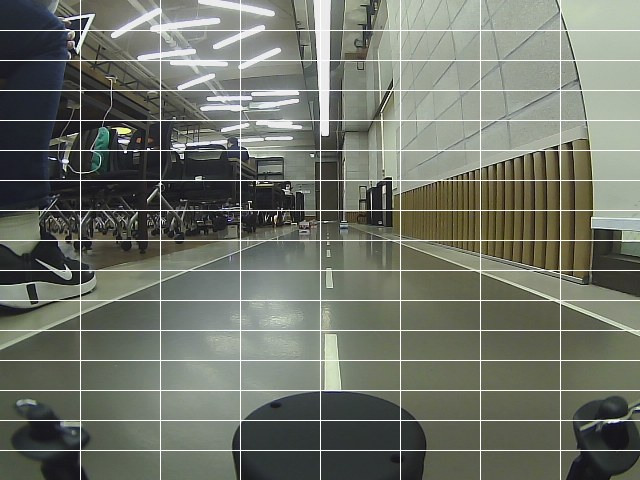
#> input picture src/sliding_window/cam_tune_screenshot_12.03.2021.png, 640 x 480 px
$ python -i sliding_window.py   (imports and definitions only)
#> lines starting #> are read from the running program, lines starting #| are printed output that depends on the picture
### src/sliding_window/src/utils/trackbar.py
#!/usr/bin/env python
# -*- coding: utf-8 -*-

import json, shutil
import cv2 as cv
from collections import OrderedDict
from datetime import datetime
from numpy.random import sample


class Trackbar():
    filename = None
    config = {}

    def __init__(self, filename=None, winname=None, debug=False):
        self.filename = filename
        self.debug = debug

        if not winname:
            self.winname = "{:%Y%m%d_%H%M%S}_{}".format(datetime.now(), sample())
        else:
            self.winname = winname

        if filename:
            print("[Load param]", filename)
            with open(filename) as fp:
                config = json.load(fp)

            self.config = config

        if debug:
            cv.namedWindow(self.winname)
            if "default" in self.config:
                for trackbarname, [min_val, val, max_val] in sorted(config["default"].items()):
                    self._create_default(trackbarname, min_val, val, max_val)
            if "kernel" in self.config:
                for trackbarname, [min_val, val, max_val] in sorted(config["kernel"].items()):
                    self._cerate_kernel(trackbarname, min_val, val, max_val)
            self._create_save("save", 0, 0, 1)


    # [50 lines left out: functions _create_default, _cerate_kernel, _create_save, _callback_default, _callback_kernel, _callback_save, not called in this run]


    def setTrackbarPos(self, trackbarname, value):
        cv.setTrackbarPos(trackbarname, self.winname, value)


    # [26 lines left out: function getValue, not called in this run]


    def show(self, frame):
        if self.debug:
            cv.imshow(self.winname, frame)

### src/sliding_window/src/sliding_window.py
#!/usr/bin/env python
# -*- coding: utf-8 -*-

import os
import cv2 as cv
import numpy as np
from utils.trackbar import Trackbar
from collections import deque


# 파라미터 폴더 경로
src_path = os.path.dirname(os.path.join(__file__))
params_dir = os.path.join(src_path, "params", "image_processing")


# Trackbar 초기화
# [1 line that did not run here, left out]


def rint(point):
    return np.rint(point).astype(np.int32)


def in_range(x, y, frame):
    return 0 <= x < frame.shape[1] and 0 <= y < frame.shape[0]


# [100 lines left out: functions get_nonzero, get_peak_xs, get_peak_ys, get_floodfill, not called in this run]


def sliding_window(frame):
    """
    1. 슬라이딩 윈도우를 진행할 때, 왼쪽/오른쪽 영역을 나눠서 각각 진행한다.
        - 윈도우 너비: tb_sliding_window.getValue("window_width")
        - 윈도우 높이: frame의 높이 / 윈도우의 갯수
    2. 다음 슬라이딩 윈도우를 진행하기 위해서는 윈도우 내에 있는 0이 아닌 픽셀 갯수가
       윈도우 넓이 theta 일 경우에 진행한다.
    """
    # 현재 프레임의 가로, 세로 길이와 중점 x좌표를 구한다.
    frame_height, frame_width = frame.shape[:2]
    frame_half_width = frame_width // 2
    frame_half_height = frame_width // 2

    # 다음 슬라이딩을 판단하는 theta를 구한다.
    scan_theta = tb_sliding_window.getValue("scan_theta") / 100.0

    """
    가장 처음의 윈도우의 중심을 구하기 위해, 왼쪽/오른쪽 영역에서 scan 윈도우의 높이만큼 히스토그램을 확인한다.
    히스토그램에서 여러개의 peak를 사용하기 위해, 가장 큰 값의 50% 이상인 연속되는 x좌표들의 중심을 peak로 삼는다.
    """
    scan_height = tb_sliding_window.getValue("scan_height")
    scan_width = tb_sliding_window.getValue("scan_width")
    scan_half_height = scan_height // 2
    scan_half_width = scan_width // 2

    """
    ------------------------------
    |                            |
    |                            |
    |                            |
    |x|                        |x| x: range_edge_scan 영역
    |x|                        |x|
    |x|----------|  |----------|x| - range_scan 영역
    |x|----------|  |----------|x|

    1. 왼쪽 절반/오른쪽 절반 중점 검사
    2. 중점이 init_scan 영역에 있을 경우 시작점으로 선정
        2.1. 시작점이 없으면 왼족 Edge/오른쪽 Edge의 중점 검사
        2.2. Edge 중점 중 init_edge_scan 영역의 가장 하단 중점을 시작점으로 선정
    """
    step_size = tb_sliding_window.getValue("step_size")
    hist_threshold = tb_sliding_window.getValue("histogram_threshold", "default", 0, 70, 100) / 100.0

    range_scan_l = scan_half_width
    range_scan_r = frame_half_width - scan_half_width
    range_scan_u = frame_height - scan_height
    range_scan_d = frame_height

    range_scan_width = range_scan_r - range_scan_l
    range_scan_height = range_scan_d - range_scan_u
    range_scan_half_width = range_scan_width // 2
    range_scan_half_height = range_scan_height // 2

    range_edge_scan_l = 0
    range_edge_scan_r = scan_width
    range_edge_scan_u = frame_height//4*3
    range_edge_scan_d = frame_height

    range_edge_scan_width = range_edge_scan_r - range_edge_scan_l
    range_edge_scan_height = range_edge_scan_d - range_edge_scan_u
    range_edge_scan_half_width = range_edge_scan_width // 2
    range_edge_scan_half_height = range_edge_scan_height // 2

    """
    왼쪽 영역/오른쪽 영역에서 scan한 점들의 flood fill
    """
    left_peak_xs = get_peak_xs(frame_half_width//2, frame_height-range_scan_half_height,
                               range_scan_width, range_scan_height, hist_threshold, step_size, frame)
    right_peak_xs = get_peak_xs(frame_half_width//2*3, frame_height-range_scan_half_height,
                                range_scan_width, range_scan_height, hist_threshold, step_size, frame)

    left_cache, right_cache = {}, {}
    left_visited, right_visited = [], []
    left_dist, right_dist = 0, 0

    center_y = frame_height - range_scan_half_height

    for center_x in reversed(left_peak_xs):
        left_cache, visited, dist = get_floodfill(left_cache, center_x, center_y,       \
                                                  scan_width, scan_height, scan_theta,  \
                                                  hist_threshold, step_size, frame)
        left_visited.append(visited)
        left_dist = max(left_dist, dist)

    for center_x in right_peak_xs:
        right_cache, visited, dist = get_floodfill(right_cache, center_x, center_y,     \
                                                   scan_width, scan_height, scan_theta, \
                                                   hist_threshold, step_size, frame)
        right_visited.append(visited)
        right_dist = max(right_dist, dist)


    """
    왼쪽 영역/오른쪽 영역에서 검출한 차선의 최대 길이가 10이하인 경우 측면 차선 검출
    """
    if left_dist <= 20:
        left_peak_ys = get_peak_ys(range_edge_scan_half_width, frame_height-range_edge_scan_half_height,
                                   range_edge_scan_width, range_edge_scan_height, hist_threshold, step_size, frame)

        left_visited_side = []
        center_x = range_edge_scan_half_width
        for center_y in reversed(left_peak_ys):
            left_cache, visited, _ = get_floodfill(left_cache, center_x, center_y,  \
                                            scan_width, scan_height, scan_theta,    \
                                            hist_threshold, step_size, frame)
            left_visited_side.append(visited)
        left_visited = left_visited if len(left_visited) > len(left_visited_side) else left_visited_side

    if right_dist <= 20:
        right_peak_ys = get_peak_ys(frame_width-range_edge_scan_half_width, frame_height-range_edge_scan_half_height,
                                   range_edge_scan_width, range_edge_scan_height, hist_threshold, step_size, frame)

        right_visited_side = []
        center_x = frame_width - range_edge_scan_half_width
        for center_y in right_peak_ys:
            right_cache, visited, _ = get_floodfill(right_cache, center_x, center_y,\
                                             scan_width, scan_height, scan_theta,   \
                                             hist_threshold, step_size, frame)
            right_visited_side.append(visited)
        right_visited = right_visited if len(right_visited) > len(right_visited_side) else right_visited_side


    choosen_left = max(left_visited, key=lambda v: len(v)) if len(left_visited) else []
    choosen_right = max(right_visited, key=lambda v: len(v)) if len(right_visited) else []


    """
    Explain Image
    """
    explain_image = cv.cvtColor(frame, cv.COLOR_GRAY2BGR)

    cv.rectangle(explain_image,
                (range_scan_l, frame_height-range_scan_height),
                (range_scan_r, frame_height),
                (0, 255, 0))
    cv.rectangle(explain_image,
                (frame_half_width+range_scan_l, frame_height-range_scan_height),
                (frame_half_width+range_scan_r, frame_height),
                (0, 255, 0))

    cv.rectangle(explain_image,
                (0, range_edge_scan_u),
                (range_edge_scan_width, range_edge_scan_d),
                (0, 255, 0))
    cv.rectangle(explain_image,
                (frame_width-range_edge_scan_width, range_edge_scan_u),
                (frame_width, range_edge_scan_d),
                (0, 255, 0))

    for x, y in choosen_left:
        cv.rectangle(explain_image, (x-scan_half_width, y-scan_half_height), (x+scan_half_width, y+scan_half_height), (255, 0, 0), 1)
        cv.circle(explain_image, (x, y), 2, (0, 0, 255), -1)

    for x, y in choosen_right:
        cv.rectangle(explain_image, (x-scan_half_width, y-scan_half_height), (x+scan_half_width, y+scan_half_height), (255, 255, 0), 1)
        cv.circle(explain_image, (x, y), 2, (0, 255, 255), -1)

    cv.putText(explain_image, str(left_dist), (0, 100), cv.FONT_HERSHEY_SIMPLEX, 1, (0, 0, 255), 2)
    cv.putText(explain_image, str(right_dist), (430, 100), cv.FONT_HERSHEY_SIMPLEX, 1, (0, 0, 255), 2)

    return choosen_left, choosen_right, explain_image


# [41 lines left out: function get_steering_angle_from_linear_function, not called in this run]


# [11 lines not run here, left out]

>>> import cv2
>>> picture = cv2.imread('../cam_tune_screenshot_12.03.2021.png', cv2.IMREAD_GRAYSCALE)
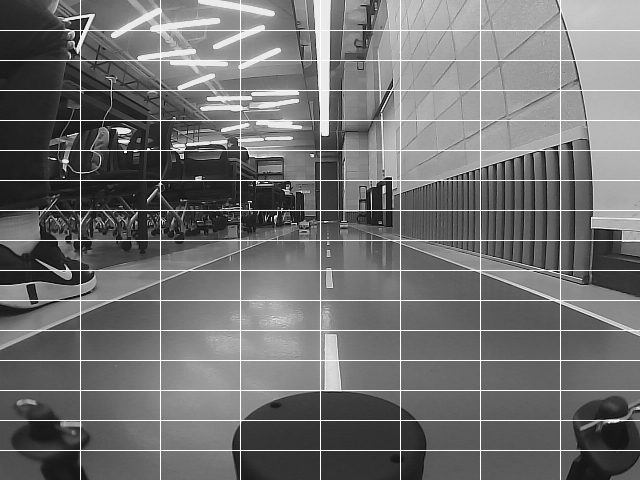
#> picture: shape (480, 640); min 15, max 255, mean 113
>>> result = sliding_window(picture)
#> (the run stopped early here; a loop or call above may not have finished)
